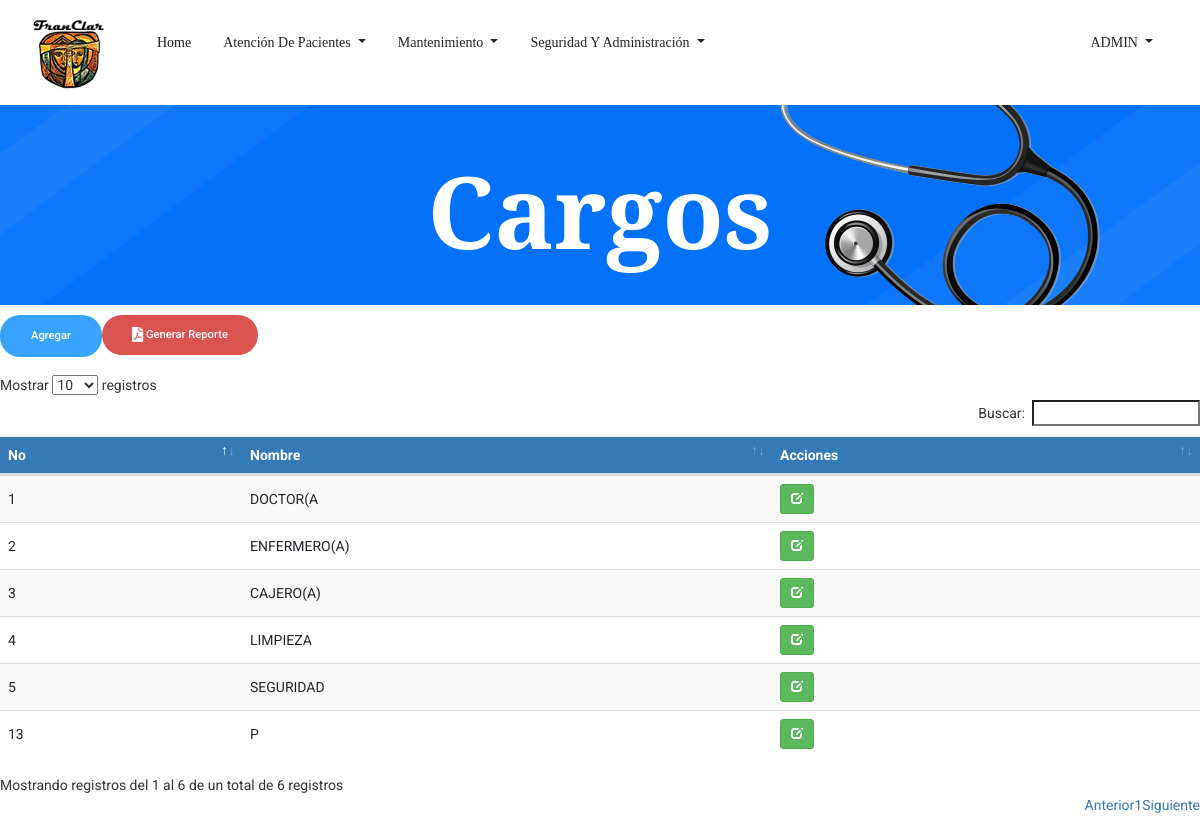
The page /Cargos.php (signed in) on the database its author committed.
### tables this page shows
CREATE TABLE `tbl_cargo` (
  `ID_Cargo` int(3) NOT NULL,
  `Nomb_Cargo` varchar(30) NOT NULL
);

### Cargos.php (the view, shortened to what this page needs)
<!doctype html>
<html lang="es">
<?php
include 'head.php'
?>
<body>
    <?php
    include 'header.php';
    ?>
    <section class="breadcrumb_part breadcrumb_bg">
        <div class="container">
            <div class="row">
                <div class="col-lg-12">
                    <div class="breadcrumb_iner">
                        <div class="breadcrumb_iner_item">
                            <h2>Cargos</h2>
                        </div>
                    </div>
                </div>
            </div>
        </div>
    </section>
	 <?php
	  $rolUsuario=$_SESSION['ID_Rol'];
	 $sql=("SELECT * FROM tbl_permisos WHERE id_objeto=10 AND id_rol=$rolUsuario");
		$query=mysqli_query($con,$sql);
		if(mysqli_num_rows($query)>0){
			$row = mysqli_fetch_assoc($query);
			$permiso= $row['permiso_insertar'];
			$permiso_actualizar=$row['permiso_actualizar'];
		}if ($permiso==0){
		 echo '<div class="alert alert-danger alert-dismissable"><button type="button" class="close" data-dismiss="alert" aria-hidden="true">&times;</button>"usuario no tiene permisos para agregar nuevo"</div>';
		}else{?>
		<form class="form-inline my-2 my-lg-0 float-left">
			<a href="agregarcargo.php" class="genric-btn info circle">Agregar</a>
		</form>
		<form class="form-inline my-2 my-lg-0 float-left">
			<a class="genric-btn btn-danger circle" onclick="pdfDinamico(this)" id="pdf_cargos" href="#">
			<i class="fas fa-file-pdf fa-lg"> </i> Generar Reporte</a>
	    </form>
	   <br>
		<br>
		<br>
		<?php } ?>
		<div class="table-responsive">
			<table id="datatableUsuarios" class="table table-striped table-hover">
			<thead>
				<tr>
                    <th>No</th>
					<th>Nombre</th>
					<th>Acciones</th>
				</tr>
				</thead>
                <tbody>
				<?php
				$sql = mysqli_query($con, "SELECT * FROM tbl_cargo WHERE ID_Cargo <> 6");
				if(mysqli_num_rows($sql) == 0){
					echo '<tr><td colspan="8">No hay datos.</td></tr>';
				}else{
					while($row = mysqli_fetch_assoc($sql)){
						($permiso_actualizar==1)?$boton2='<a href="EditarCargo.php?nik='.$row['ID_Cargo'].'" title="Editar datos" class="btn btn-success btn-sm"><span class="glyphicon glyphicon-edit" aria-hidden="true"></span></a>':$boton2='<a  title="Editar datos" onClick="permiso()" class="btn btn-warning btn-sm"><span class="glyphicon glyphicon-edit" aria-hidden="true"></span></a>';
						echo '
						<tr>
                            <td>'.$row['ID_Cargo'].'</td>
                            <td>'.$row['Nomb_Cargo'].'</td>
							<td>'.$boton2.'</td>
						</tr>
						';
					}
				}
				?>
				 </tbody>
			</table>
		 </div>
		 <br><br><br>
</body>
</html>

### css/main.css (style rules this page uses)
table th { background-color: #337ab7 !important; color: white; }
table>tbody>tr>td { vertical-align: middle !important; }

### rows shown on the page
tbl_cargo: ID_Cargo "1", Nomb_Cargo "DOCTOR(A"
tbl_cargo: ID_Cargo "2", Nomb_Cargo "ENFERMERO(A)"
tbl_cargo: ID_Cargo "3", Nomb_Cargo "CAJERO(A)"
tbl_cargo: ID_Cargo "4", Nomb_Cargo "LIMPIEZA"
tbl_cargo: ID_Cargo "5", Nomb_Cargo "SEGURIDAD"
tbl_cargo: ID_Cargo "13", Nomb_Cargo "P"

### other values the page prints
$usuario "ADMIN"
